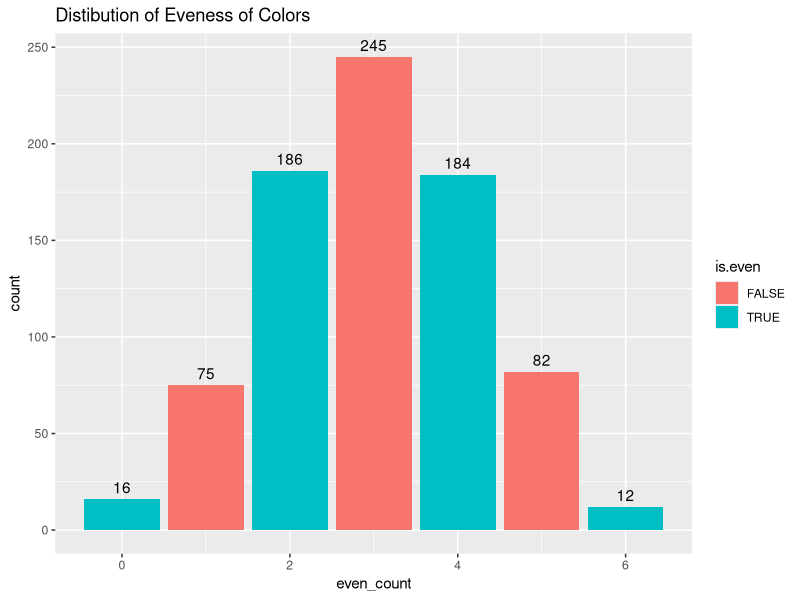
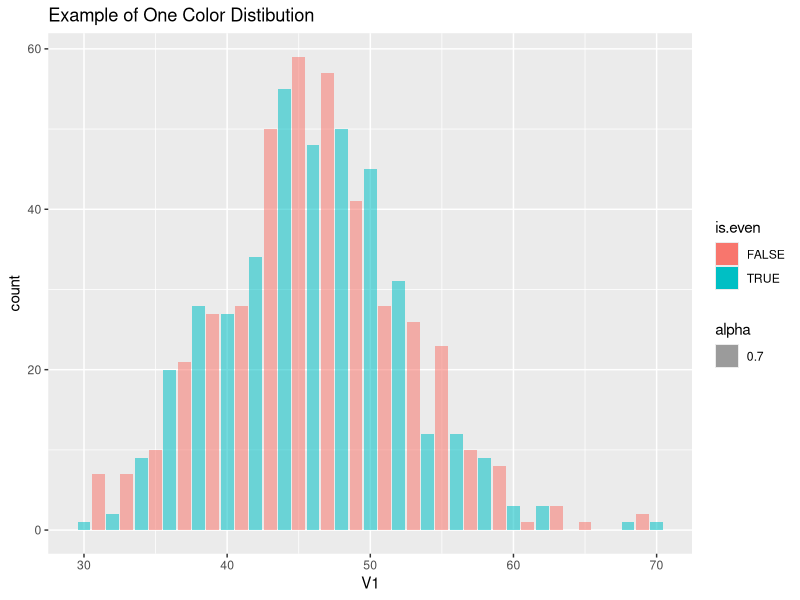
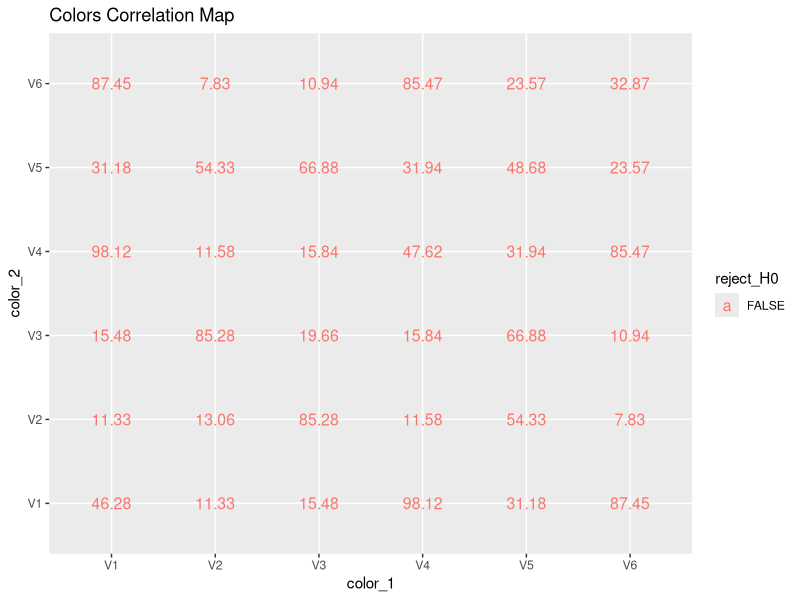
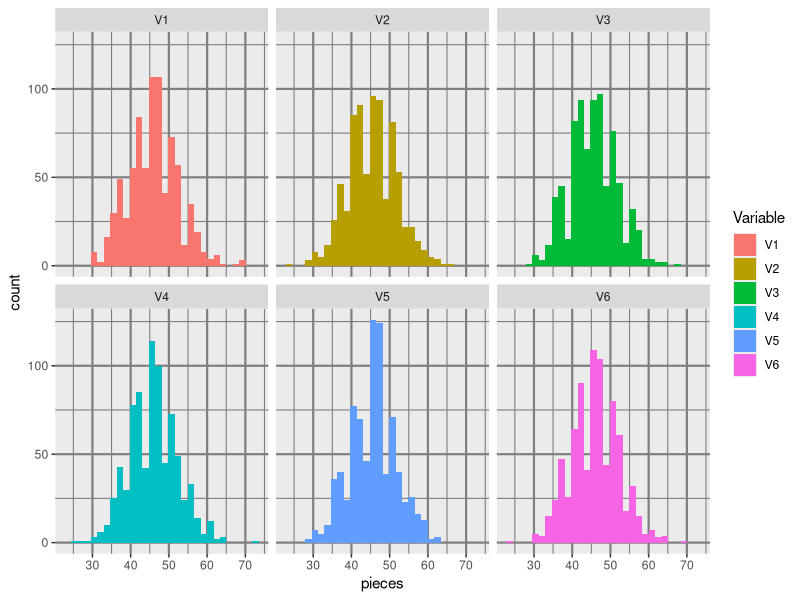
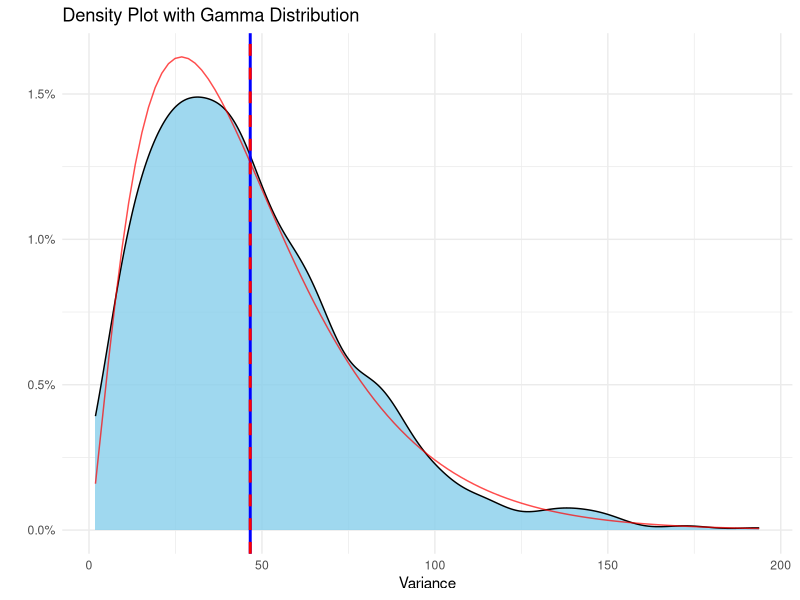
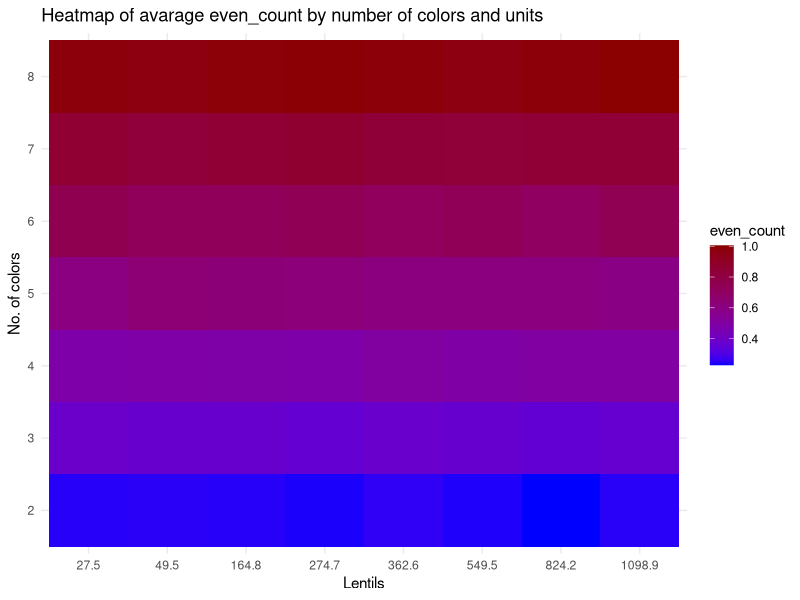
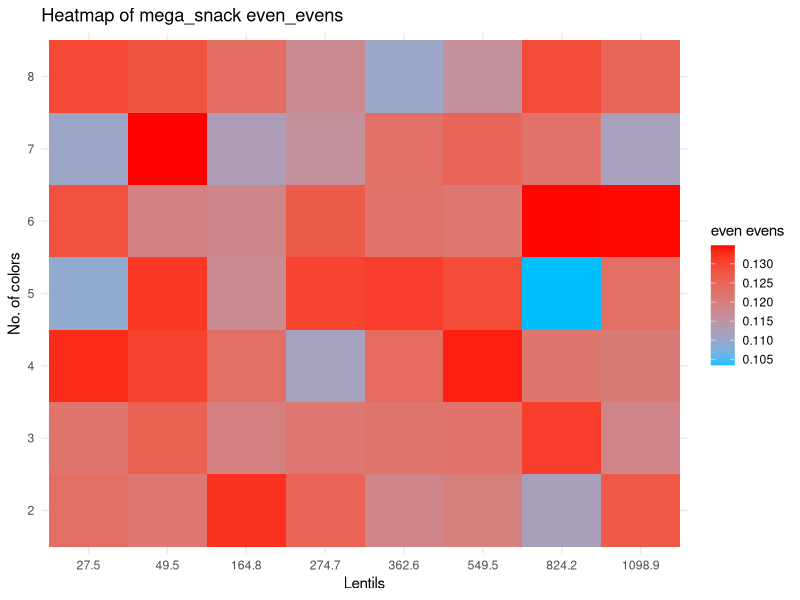
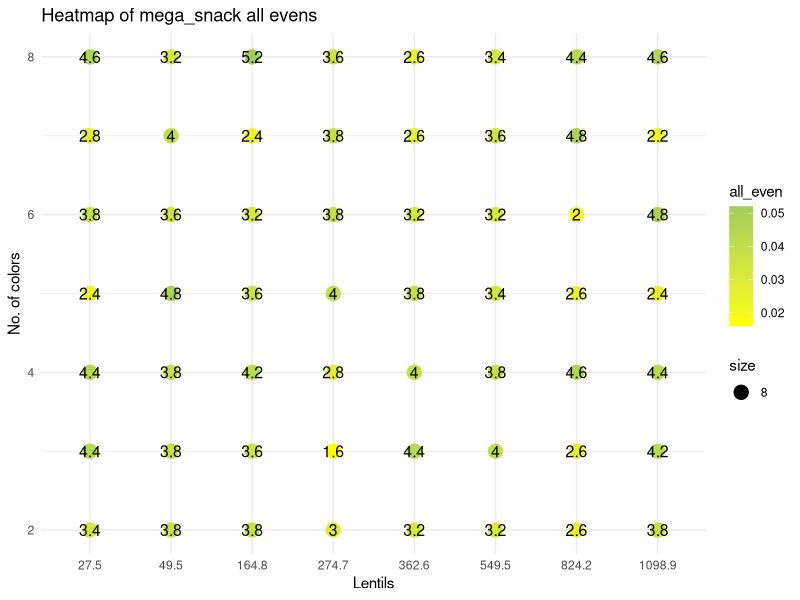

Source code (R) for these figures, in order:
## ---- chunk 1
library(tidyverse)
library(MASS) #calculate distribution parameters
library(scales)
## ---- chunk 2
#parameters
nn<- 800            #numbers of bags per sample
n_color<- 6         #unique colors of M&M
gram<- 0.91         #weight of one M&M
bag_g<- 250         #common weight of M&M package
n_unit<- bag_g/gram #M&M per package
av_per_color= n_unit/n_color
paste0("The avarage number of lentils per color is ", round(av_per_color,2))
## ---- chunk 3
#create bag using sample vector
create_bag<- function(x,tx)
  {
  x<- floor(x)+sample(0:1,1)
  res<- matrix(nrow = 1, ncol = tx)
  colnames(res)<- 1:tx
  S_res<- sample(tx,x,replace = T)
  while(sum(table(S_res)>x))
  {S_res<- S_res[-1]}
  for (i in 1:tx) {
    res[,i] <- sum(S_res==i)
    }
  res}

sample_MnM<-function(nn,x_units,t_colors)
  {
  res<- matrix(nrow = nn, ncol = t_colors)
  for (i in 1:nn)
    {res[i,]<- create_bag(x= x_units,tx=t_colors)}
  res}
## ---- chunk 4
#example
print("One bag:")
create_bag(100,6)
print("3 bags:")
sample_MnM(3,10,6) %>% 
   `colnames<-`(c(1:6)) %>% 
   `rownames<-`(c("Bag_1","Bag_2","Bag_3"))
## ---- chunk 5
MnM_sample<- sample_MnM(nn,n_unit,n_color)

MnM_sample<-
  MnM_sample %>% as_data_frame() %>% 
  mutate(even_count= rowSums(across(everything()  , ~ .x %% 2 == 0)), #how many evens colors there are
         even_evens= rowSums(across(c(1:6), ~ .x %% 2 == 1)) %% 2 ==0, #are the uneven colors even
         Variance=    apply(across(c(1:6)), 1, var), #var of candy per color/ type
         low_col=    rowSums(across(c(1:6), ~ .x <= 0.66*av_per_color)),
         min=        apply(across(c(1:6)),1,FUN = min)) # lowest value in color

MnM_sample %>% head(6)
## ---- chunk 6
print("summary of all colors Distibution:")  #summary of all colors

rbind(
MnM_sample$V1 %>% summary(),
MnM_sample$V2 %>% summary(),
MnM_sample$V3 %>% summary(),
MnM_sample$V4 %>% summary(),
MnM_sample$V5 %>% summary(),
MnM_sample$V6 %>% summary()
) %>% as.data.frame() %>% cbind(sapply(MnM_sample[,1:6],var,na.rm=1)) %>% 
  rename("Var" ="sapply(MnM_sample[, 1:6], var, na.rm = 1)")

MnM_sample %>%
  mutate(is.even = even_count %%2 ==0) %>% 
  ggplot(aes(x= even_count, fill= is.even))+
  geom_bar()+
    geom_text(
    stat = "count",
    aes(label = ..count..),vjust = -0.5
  )+labs(title="Distibution of Eveness of Colors")

MnM_sample %>%
  mutate(is.even = V1 %%2 ==0) %>% 
  ggplot(aes(x= V1, fill= is.even, alpha= 0.7))+
  geom_bar()+labs(title="Example of One Color Distibution")
## ---- chunk 7
#test mu is av_per_color
check_mean_hypothesis <- function(data, column_name, X)
  {
  test_result <- t.test(data[[column_name]], mu = X)
  test_result$p.value
}

columns_to_test <- colnames(MnM_sample[,1:6])
test_results <- sapply(columns_to_test, function(col) {
  check_mean_hypothesis(MnM_sample, col, av_per_color)
})

percent(test_results)
## ---- chunk 8
check_mean_hypothesis <- function(data, column_name, X) {
  t.test(data[[column_name]], mu = X)$p.value}

check_two_sample_t_test <- function(data, col1, col2) {
  t.test(data[[col1]], data[[col2]])$p.value}

columns_to_test <- colnames(MnM_sample[,1:6])
num_cols <- length(columns_to_test)
p_value_matrix <- matrix(NA, nrow = num_cols, ncol = num_cols, dimnames = list(columns_to_test, columns_to_test))
for (i in 1:num_cols) {
  for (j in 1:num_cols) {
    if (i == j) { #diagonal test of mu
      p_value_matrix[i, j] <- check_mean_hypothesis(MnM_sample, columns_to_test[i], av_per_color)
    } else { # 2 sample t.test
      p_value_matrix[i, j] <- check_two_sample_t_test(MnM_sample, columns_to_test[i], columns_to_test[j])
    }
  }
}

round(as.data.frame(p_value_matrix),4)

round(as.data.frame(p_value_matrix),4) %>%
  mutate(color_1= rownames(p_value_matrix)) %>% 
  pivot_longer(cols = V1:V6, names_to = "color_2", values_to = "t_test") %>% 
  mutate(reject_H0 = t_test<= 0.05) %>% 
  ggplot(aes(x= color_1, y= color_2))+
  geom_text(aes(label = t_test * 100,, color = reject_H0), size = 4)+
  labs(title="Colors Correlation Map")

## ---- chunk 9
MnM_sample %>%
    pivot_longer(cols = 1:6, names_to = "Variable", values_to = "pieces") %>%
    ggplot(aes(fill=Variable ,x= pieces))+
  geom_histogram(position = "identity")+
  theme(panel.grid = element_line(color = "grey50",
                                  size = 0.75))+facet_wrap(~Variable)
## ---- chunk 10
gamma_params <- fitdistr(MnM_sample$Variance, "gamma")$estimate
paste0("The parameters of the gamma shaped variance is shape ", round(gamma_params[1],3)," and rate ", round(gamma_params[2],3) )
shape_est <- gamma_params["shape"]
scale_est <- 1 / gamma_params["rate"] #using Scale= 1/Rate

MnM_sample %>% #plot density
  ggplot(aes(x = Variance, fill = "orange")) +
  geom_density(fill= "skyblue", alpha= 0.8) +
  geom_vline(xintercept = mean(MnM_sample$Variance), color = "blue", size=1) +
  geom_vline(xintercept = scale_est*shape_est, color = "red", linetype = "dashed", size=1) +
  stat_function(fun = dgamma, args = list(shape = shape_est, scale = scale_est), 
                color = "red", alpha= 0.7) +
  labs(title = "Density Plot with Gamma Distribution",
       x = "Variance",
       y = "") +
  scale_y_continuous(label=scales::label_percent(.1)) + 
  theme_minimal()
## ---- chunk 11
mega_snack<- function(nn,n_unit,n_color)
  {
  m_sample<- length(n_unit)*length(n_color)
  nul_mat= matrix(nrow = m_sample, ncol = 6)
  res<- cbind(rep(n_unit,length(n_color)),
              sort(rep(n_color,length(n_unit))),
              nul_mat)
  for (i in 1:(dim(res)[1]))
  {
    low_color<- 0.666*res[i,1]/(res[i,2])
    small_sample<- sample_MnM(nn,res[i,1],res[i,2])
    small_sample<-small_sample %>% as_data_frame() %>% 
      mutate(even_count= rowSums(across(everything()  , ~ .x %% 2 == 0))/n_color,
             #how many evens colors there are
             even_evens= (rowSums(across(c(1:n_color)  , ~ .x %% 2 == 1)) %% 2 ==0)/n_color,
             #are the uneven colors even
             var_col=    apply(across(c(1:n_color)), 1, var),
             #var of candy per color/ type
             min=        apply(across(c(1:n_color)), 1, min),
             #lowest value in color
             all_even=   rowSums(across(c(1:n_color)  , ~ .x %% 2 == 0))== n_color,
             low_col=    rowSums(across(c(1:n_color), ~ .x <= low_color ))>=1
            )
    res[i,3]<- mean(small_sample$even_count)
    res[i,4]<- mean(small_sample$even_evens)
    res[i,5]<- mean(small_sample$var_col)
    res[i,6]<- mean(small_sample$all_even)
    res[i,7]<- mean(small_sample$low_col)
    res[i,8]<- min(small_sample$min)
      }
  colnames(res)<- c("n_unit", "n_color", "even_count", "even_evens",
                    "var_col","all_even","low_color","smallest_col")
  res %>% as.data.frame()
  }
## ---- chunk 12
color_op<- 2:8
grams_op<- c(25,45,150,250,330,500,750,1000)
n_unit_op<- grams_op/gram
nn=500
## ---- chunk 13
mega_snack_1<-
  mega_snack(nn,n_unit_op,color_op) %>%
  mutate(n_unit= round(n_unit,1))
mega_snack_1 %>% sample_n(5)
## ---- chunk 14
mega_snack_1 %>%
  ggplot(aes(x = factor((round( n_unit,1) )), y = factor(n_color ), fill = even_count )) +
  geom_tile() +
  scale_fill_gradient(low = "blue", high = "red4")+
  labs(title = "Heatmap of avarage even_count by number of colors and units",
       x = "Lentils",
       y = "No. of colors",
       fill = "even_count") +
  theme_minimal()
## ---- chunk 15
mega_snack_1 %>%
  ggplot(aes(x = factor((round( n_unit,1) )), y = factor(n_color ), fill = even_evens )) +
  geom_tile() +
  scale_fill_gradient(low = "deepskyblue", high = "red")+
  labs(title = "Heatmap of mega_snack even_evens",
       x = "Lentils",
       y = "No. of colors",
       fill = "even evens") +
  theme_minimal()
## ---- chunk 16
mega_snack_1 %>%
  ggplot(aes(x = as.factor(round( n_unit,1) ), y = n_color , color = all_even,size = 8 )) +
  geom_point() +
  scale_color_gradient(low = "yellow", high = "darkolivegreen3")+
  labs(title = "Heatmap of mega_snack all evens",
       x = "Lentils",
       y = "No. of colors",
       color = "all_even") +
        geom_text(aes(label = all_even * 100), color = "black", size = 4)+
  theme_minimal()
## ---- chunk 17
mega_snack_1 %>%
  ggplot(aes(x = factor(round(n_unit, 1)), y = n_color, fill = low_color))+
  geom_tile(color = "white") +
    geom_text(aes(label = sprintf("%.2f%%", low_color * 100)), color = "black", size = 4)+
  scale_fill_gradient(low = "darkolivegreen3", high = "red3",labels = scales::percent)+
  labs(title = "Chance of Less Than 66% Color in Package",
       x = "Lentils",
       y = "No. of colors",
       fill = "low color")+
  theme_minimal()
## ---- chunk 18
mega_snack_1 %>% 
  select_(1,2,8) %>% 
  mutate(smallest_to_mu= smallest_col*n_color/n_unit) %>%
   ggplot(aes(x = factor(round(n_unit, 1)), y = n_color, fill = smallest_to_mu))+
  geom_tile(color = "white") +
    geom_text(aes(label = sprintf("%.1f%%", smallest_to_mu * 100)), color = "black", size = 4)+
  scale_fill_gradient(low = "red3", high = "darkolivegreen3",labels = scales::percent)+
  labs(title = "Smallest Color as Percent of Expected Value",
       x = "Lentils",
       y = "No. of colors",
       fill = "% of Expected Value")+
  theme_bw()
